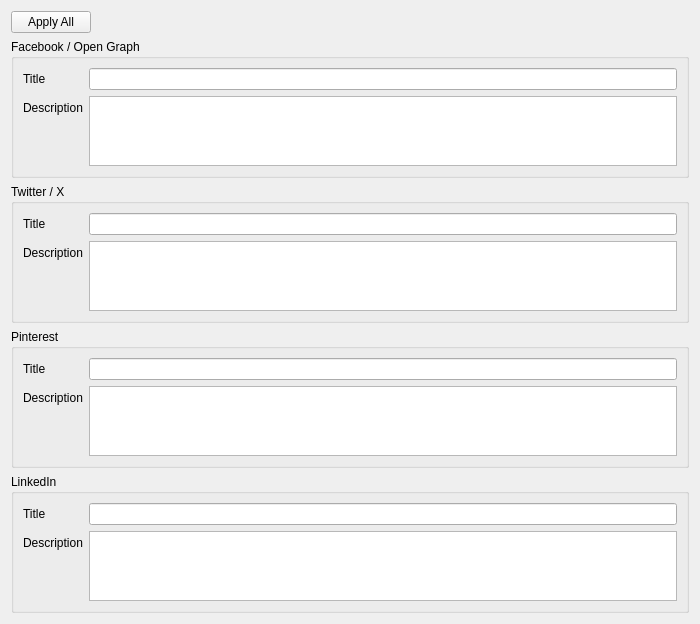
<?xml version="1.0" encoding="UTF-8"?>
<ui version="4.0">
 <class>PageBlocSocialWidget</class>
 <widget class="QWidget" name="PageBlocSocialWidget">
  <property name="geometry">
   <rect>
    <x>0</x>
    <y>0</y>
    <width>700</width>
    <height>600</height>
   </rect>
  </property>
  <property name="windowTitle">
   <string>PageBlocSocialWidget</string>
  </property>
  <layout class="QVBoxLayout" name="verticalLayout">
   <item>
    <layout class="QHBoxLayout" name="buttonBar">
     <item>
      <widget class="QPushButton" name="btnApplyAll">
       <property name="text">
        <string>Apply All</string>
       </property>
       <property name="toolTip">
        <string>Copy the Facebook title and description to all other platforms</string>
       </property>
      </widget>
     </item>
     <item>
      <spacer name="buttonSpacer">
       <property name="orientation">
        <enum>Qt::Orientation::Horizontal</enum>
       </property>
       <property name="sizeHint" stdset="0">
        <size>
         <width>40</width>
         <height>20</height>
        </size>
       </property>
      </spacer>
     </item>
    </layout>
   </item>
   <item>
    <widget class="QGroupBox" name="groupFacebook">
     <property name="title">
      <string>Facebook / Open Graph</string>
     </property>
     <layout class="QFormLayout" name="formFacebook">
      <item row="0" column="0">
       <widget class="QLabel" name="labelFbTitle">
        <property name="text">
         <string>Title</string>
        </property>
       </widget>
      </item>
      <item row="0" column="1">
       <widget class="QLineEdit" name="editFacebookTitle"/>
      </item>
      <item row="1" column="0">
       <widget class="QLabel" name="labelFbDesc">
        <property name="text">
         <string>Description</string>
        </property>
       </widget>
      </item>
      <item row="1" column="1">
       <widget class="QPlainTextEdit" name="editFacebookDesc">
        <property name="maximumHeight">
         <number>80</number>
        </property>
       </widget>
      </item>
     </layout>
    </widget>
   </item>
   <item>
    <widget class="QGroupBox" name="groupTwitter">
     <property name="title">
      <string>Twitter / X</string>
     </property>
     <layout class="QFormLayout" name="formTwitter">
      <item row="0" column="0">
       <widget class="QLabel" name="labelTwTitle">
        <property name="text">
         <string>Title</string>
        </property>
       </widget>
      </item>
      <item row="0" column="1">
       <widget class="QLineEdit" name="editTwitterTitle"/>
      </item>
      <item row="1" column="0">
       <widget class="QLabel" name="labelTwDesc">
        <property name="text">
         <string>Description</string>
        </property>
       </widget>
      </item>
      <item row="1" column="1">
       <widget class="QPlainTextEdit" name="editTwitterDesc">
        <property name="maximumHeight">
         <number>80</number>
        </property>
       </widget>
      </item>
     </layout>
    </widget>
   </item>
   <item>
    <widget class="QGroupBox" name="groupPinterest">
     <property name="title">
      <string>Pinterest</string>
     </property>
     <layout class="QFormLayout" name="formPinterest">
      <item row="0" column="0">
       <widget class="QLabel" name="labelPtTitle">
        <property name="text">
         <string>Title</string>
        </property>
       </widget>
      </item>
      <item row="0" column="1">
       <widget class="QLineEdit" name="editPinterestTitle"/>
      </item>
      <item row="1" column="0">
       <widget class="QLabel" name="labelPtDesc">
        <property name="text">
         <string>Description</string>
        </property>
       </widget>
      </item>
      <item row="1" column="1">
       <widget class="QPlainTextEdit" name="editPinterestDesc">
        <property name="maximumHeight">
         <number>80</number>
        </property>
       </widget>
      </item>
     </layout>
    </widget>
   </item>
   <item>
    <widget class="QGroupBox" name="groupLinkedIn">
     <property name="title">
      <string>LinkedIn</string>
     </property>
     <layout class="QFormLayout" name="formLinkedIn">
      <item row="0" column="0">
       <widget class="QLabel" name="labelLiTitle">
        <property name="text">
         <string>Title</string>
        </property>
       </widget>
      </item>
      <item row="0" column="1">
       <widget class="QLineEdit" name="editLinkedInTitle"/>
      </item>
      <item row="1" column="0">
       <widget class="QLabel" name="labelLiDesc">
        <property name="text">
         <string>Description</string>
        </property>
       </widget>
      </item>
      <item row="1" column="1">
       <widget class="QPlainTextEdit" name="editLinkedInDesc">
        <property name="maximumHeight">
         <number>80</number>
        </property>
       </widget>
      </item>
     </layout>
    </widget>
   </item>
   <item>
    <spacer name="bottomSpacer">
     <property name="orientation">
      <enum>Qt::Orientation::Vertical</enum>
     </property>
     <property name="sizeHint" stdset="0">
      <size>
       <width>20</width>
       <height>40</height>
      </size>
     </property>
    </spacer>
   </item>
  </layout>
 </widget>
 <resources/>
 <connections/>
</ui>
